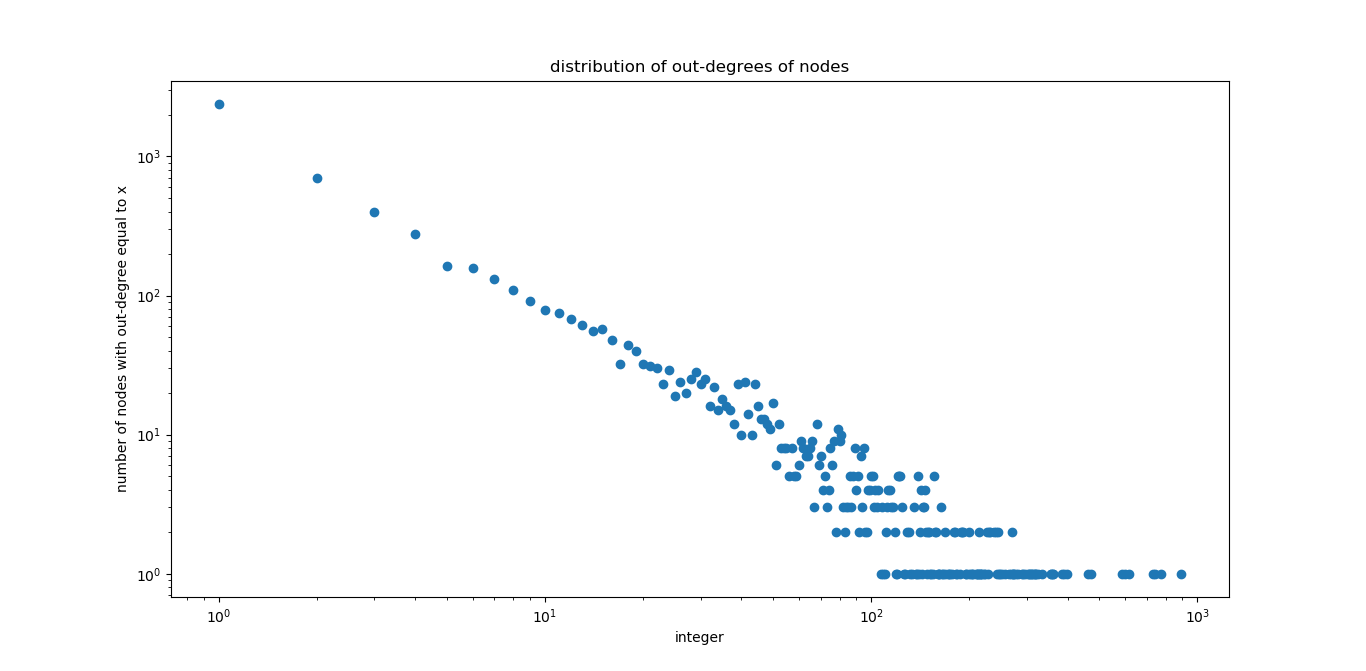

The Python source for this figure:
import snap
import numpy as np
import matplotlib.pyplot as plt

# Load the Wiki Vote Graph
WikiG = snap.LoadEdgeList(snap.PNGraph,"C:\Users\manas\Downloads\wiki-Vote\Wiki-Vote.txt", 0, 1)

#find out the max out degree
l1 = []
for NI in WikiG.Nodes():
    l1.append(NI.GetOutDeg())

maxOutDegree = max(l1)


# populate list l2 with the count of nodes with out degree as index ( for eg., l2[outdegree] = count)
l2 = []
#allocate the memory first
for x in range(0, maxOutDegree+1):
    l2.append(0)

for NI in WikiG.Nodes() :
    l2[NI.GetOutDeg()] = l2[NI.GetOutDeg()] + 1

# populate x and y as np array
y = np.array(l2)
x = np.array(list(range(0,maxOutDegree+1)))

#plot loglog 
plt.title ("distribution of out-degrees of nodes")
plt.xlabel ("integer")
plt.ylabel ("number of nodes with out-degree equal to x")
plt.loglog(x,y,basex=10, basey=10, marker='o', linestyle = 'None')
plt.show()
